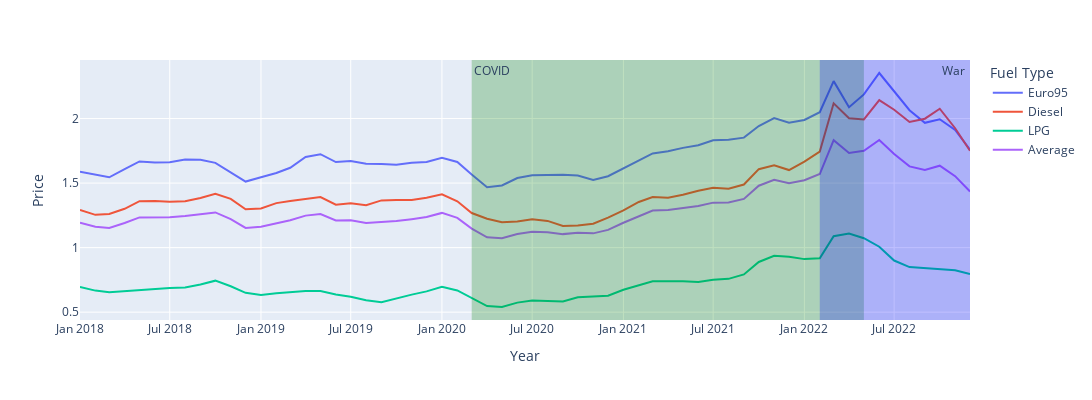

The code cell stored with this chart in its notebook:
### Markdown cell above
# Subquestion 1: How have fuel prices developed in the considered time in the Netherlands?
Fuel prices can develop a lot throughout the year and in between years, in this subquestion the variations in fuel prices is analysed. The data is retrieved from CBS and the fuel prices of Euro95, Diesel and LPG are available on a daily basis. In this question the monthly values are considered and a visualisation is made out of the available data from 2018 until 2022. The changes in fuel prices can have multiple reasons and can be explained from different perspectives, such as environmental regulations, big global events, exchange rates and political events. It is expected that the fuel prices will rise because in the past years some global events, tax rises and inflation occured which have had a significant influence on the fuel prices.

### Code cell
# Plot fuel prices per month 2018-2022
fig = px.line(melted_fuel_prices, x='Months', y='Price', color='Fuel Type',
              labels={'Months': 'Year', 'Price': 'Price', 'Fuel Type': 'Fuel Type'})
fig.update_layout(legend_title='Fuel Type', width=1100, height=400)
fig.add_vrect(x0="2020-03", x1="2022-05", 
              annotation_text="COVID ", annotation_position="top left",
              fillcolor="green", opacity=0.25, line_width=0)
fig.add_vrect(x0="2022-02", x1="2022-12", 
              annotation_text="War ", annotation_position="top right",
              fillcolor="blue", opacity=0.25, line_width=0)
fig.show()
